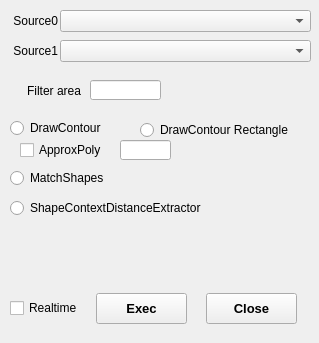
<?xml version="1.0" encoding="UTF-8"?>
<ui version="4.0">
 <class>DialogContour</class>
 <widget class="QWidget" name="DialogContour">
  <property name="geometry">
   <rect>
    <x>0</x>
    <y>0</y>
    <width>319</width>
    <height>343</height>
   </rect>
  </property>
  <property name="mouseTracking">
   <bool>false</bool>
  </property>
  <property name="tabletTracking">
   <bool>true</bool>
  </property>
  <property name="windowTitle">
   <string>Contour</string>
  </property>
  <widget class="QPushButton" name="pushButtonClose">
   <property name="geometry">
    <rect>
     <x>206</x>
     <y>293</y>
     <width>91</width>
     <height>31</height>
    </rect>
   </property>
   <property name="font">
    <font>
     <family>Arial</family>
     <pointsize>10</pointsize>
     <weight>75</weight>
     <bold>true</bold>
    </font>
   </property>
   <property name="text">
    <string>Close</string>
   </property>
  </widget>
  <widget class="QPushButton" name="pushButtonExec">
   <property name="geometry">
    <rect>
     <x>96</x>
     <y>293</y>
     <width>91</width>
     <height>31</height>
    </rect>
   </property>
   <property name="font">
    <font>
     <family>Arial</family>
     <pointsize>10</pointsize>
     <weight>75</weight>
     <bold>true</bold>
    </font>
   </property>
   <property name="text">
    <string>Exec</string>
   </property>
  </widget>
  <widget class="QCheckBox" name="chkBoxRealtime">
   <property name="geometry">
    <rect>
     <x>10</x>
     <y>300</y>
     <width>71</width>
     <height>16</height>
    </rect>
   </property>
   <property name="text">
    <string>Realtime</string>
   </property>
  </widget>
  <widget class="QLabel" name="label_4">
   <property name="geometry">
    <rect>
     <x>-3</x>
     <y>10</y>
     <width>61</width>
     <height>21</height>
    </rect>
   </property>
   <property name="text">
    <string>Source0</string>
   </property>
   <property name="alignment">
    <set>Qt::AlignRight|Qt::AlignTrailing|Qt::AlignVCenter</set>
   </property>
  </widget>
  <widget class="QComboBox" name="comboBoxSource0">
   <property name="geometry">
    <rect>
     <x>60</x>
     <y>10</y>
     <width>251</width>
     <height>22</height>
    </rect>
   </property>
  </widget>
  <widget class="QCheckBox" name="chkBoxApproxPoly">
   <property name="geometry">
    <rect>
     <x>20</x>
     <y>142</y>
     <width>101</width>
     <height>16</height>
    </rect>
   </property>
   <property name="text">
    <string>ApproxPoly</string>
   </property>
  </widget>
  <widget class="QLineEdit" name="editEPS">
   <property name="geometry">
    <rect>
     <x>120</x>
     <y>140</y>
     <width>51</width>
     <height>20</height>
    </rect>
   </property>
  </widget>
  <widget class="QLineEdit" name="editMinArea">
   <property name="geometry">
    <rect>
     <x>90</x>
     <y>80</y>
     <width>71</width>
     <height>20</height>
    </rect>
   </property>
  </widget>
  <widget class="QLabel" name="label_5">
   <property name="geometry">
    <rect>
     <x>0</x>
     <y>80</y>
     <width>81</width>
     <height>21</height>
    </rect>
   </property>
   <property name="text">
    <string>Filter area</string>
   </property>
   <property name="alignment">
    <set>Qt::AlignRight|Qt::AlignTrailing|Qt::AlignVCenter</set>
   </property>
  </widget>
  <widget class="QComboBox" name="comboBoxSource1">
   <property name="geometry">
    <rect>
     <x>60</x>
     <y>40</y>
     <width>251</width>
     <height>22</height>
    </rect>
   </property>
  </widget>
  <widget class="QLabel" name="label_7">
   <property name="geometry">
    <rect>
     <x>-3</x>
     <y>40</y>
     <width>61</width>
     <height>21</height>
    </rect>
   </property>
   <property name="text">
    <string>Source1</string>
   </property>
   <property name="alignment">
    <set>Qt::AlignRight|Qt::AlignTrailing|Qt::AlignVCenter</set>
   </property>
  </widget>
  <widget class="QRadioButton" name="radioButtonDrawContour">
   <property name="geometry">
    <rect>
     <x>10</x>
     <y>120</y>
     <width>121</width>
     <height>16</height>
    </rect>
   </property>
   <property name="text">
    <string>DrawContour</string>
   </property>
  </widget>
  <widget class="QRadioButton" name="radioButtonMatchShapes">
   <property name="geometry">
    <rect>
     <x>10</x>
     <y>170</y>
     <width>121</width>
     <height>16</height>
    </rect>
   </property>
   <property name="text">
    <string>MatchShapes</string>
   </property>
  </widget>
  <widget class="QRadioButton" name="radioButtonShapeContextDistanceExtractor">
   <property name="geometry">
    <rect>
     <x>10</x>
     <y>200</y>
     <width>251</width>
     <height>16</height>
    </rect>
   </property>
   <property name="text">
    <string>ShapeContextDistanceExtractor</string>
   </property>
  </widget>
  <widget class="QRadioButton" name="radioButtonDrawContourRect">
   <property name="geometry">
    <rect>
     <x>140</x>
     <y>120</y>
     <width>161</width>
     <height>20</height>
    </rect>
   </property>
   <property name="text">
    <string>DrawContour Rectangle</string>
   </property>
  </widget>
 </widget>
 <resources/>
 <connections/>
</ui>
